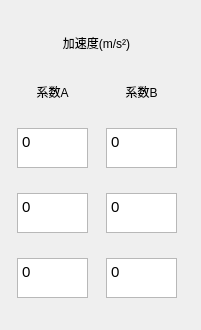
         <widget class="QWidget" name="layoutWidget_4">
          <property name="geometry">
           <rect>
            <x>112</x>
            <y>150</y>
            <width>201</width>
            <height>330</height>
           </rect>
          </property>
          <layout class="QGridLayout" name="gridLayout_10">
           <item row="2" column="1">
            <widget class="QTextBrowser" name="textBrowser_2_x_a_44">
             <property name="minimumSize">
              <size>
               <width>71</width>
               <height>40</height>
              </size>
             </property>
             <property name="maximumSize">
              <size>
               <width>71</width>
               <height>40</height>
              </size>
             </property>
             <property name="font">
              <font>
               <pointsize>11</pointsize>
              </font>
             </property>
             <property name="html">
              <string>&lt;!DOCTYPE HTML PUBLIC &quot;-//W3C//DTD HTML 4.0//EN&quot; &quot;http://www.w3.org/TR/REC-html40/strict.dtd&quot;&gt;
&lt;html&gt;&lt;head&gt;&lt;meta name=&quot;qrichtext&quot; content=&quot;1&quot; /&gt;&lt;style type=&quot;text/css&quot;&gt;
p, li { white-space: pre-wrap; }
&lt;/style&gt;&lt;/head&gt;&lt;body style=&quot; font-family:'SimSun'; font-size:11pt; font-weight:400; font-style:normal;&quot;&gt;
&lt;p style=&quot; margin-top:0px; margin-bottom:0px; margin-left:0px; margin-right:0px; -qt-block-indent:0; text-indent:0px;&quot;&gt;0&lt;/p&gt;&lt;/body&gt;&lt;/html&gt;</string>
             </property>
            </widget>
           </item>
           <item row="3" column="1">
            <widget class="QTextBrowser" name="textBrowser_2_x_a_21">
             <property name="minimumSize">
              <size>
               <width>71</width>
               <height>40</height>
              </size>
             </property>
             <property name="maximumSize">
              <size>
               <width>71</width>
               <height>40</height>
              </size>
             </property>
             <property name="font">
              <font>
               <pointsize>11</pointsize>
              </font>
             </property>
             <property name="html">
              <string>&lt;!DOCTYPE HTML PUBLIC &quot;-//W3C//DTD HTML 4.0//EN&quot; &quot;http://www.w3.org/TR/REC-html40/strict.dtd&quot;&gt;
&lt;html&gt;&lt;head&gt;&lt;meta name=&quot;qrichtext&quot; content=&quot;1&quot; /&gt;&lt;style type=&quot;text/css&quot;&gt;
p, li { white-space: pre-wrap; }
&lt;/style&gt;&lt;/head&gt;&lt;body style=&quot; font-family:'SimSun'; font-size:11pt; font-weight:400; font-style:normal;&quot;&gt;
&lt;p style=&quot; margin-top:0px; margin-bottom:0px; margin-left:0px; margin-right:0px; -qt-block-indent:0; text-indent:0px;&quot;&gt;0&lt;/p&gt;&lt;/body&gt;&lt;/html&gt;</string>
             </property>
            </widget>
           </item>
           <item row="1" column="0">
            <widget class="QLabel" name="label_55">
             <property name="minimumSize">
              <size>
               <width>71</width>
               <height>23</height>
              </size>
             </property>
             <property name="maximumSize">
              <size>
               <width>51</width>
               <height>23</height>
              </size>
             </property>
             <property name="text">
              <string>系数A</string>
             </property>
             <property name="alignment">
              <set>Qt::AlignCenter</set>
             </property>
             <property name="wordWrap">
              <bool>false</bool>
             </property>
            </widget>
           </item>
           <item row="4" column="1">
            <widget class="QTextBrowser" name="textBrowser_2_x_a_43">
             <property name="minimumSize">
              <size>
               <width>71</width>
               <height>40</height>
              </size>
             </property>
             <property name="maximumSize">
              <size>
               <width>71</width>
               <height>40</height>
              </size>
             </property>
             <property name="font">
              <font>
               <pointsize>11</pointsize>
              </font>
             </property>
             <property name="html">
              <string>&lt;!DOCTYPE HTML PUBLIC &quot;-//W3C//DTD HTML 4.0//EN&quot; &quot;http://www.w3.org/TR/REC-html40/strict.dtd&quot;&gt;
&lt;html&gt;&lt;head&gt;&lt;meta name=&quot;qrichtext&quot; content=&quot;1&quot; /&gt;&lt;style type=&quot;text/css&quot;&gt;
p, li { white-space: pre-wrap; }
&lt;/style&gt;&lt;/head&gt;&lt;body style=&quot; font-family:'SimSun'; font-size:11pt; font-weight:400; font-style:normal;&quot;&gt;
&lt;p style=&quot; margin-top:0px; margin-bottom:0px; margin-left:0px; margin-right:0px; -qt-block-indent:0; text-indent:0px;&quot;&gt;0&lt;/p&gt;&lt;/body&gt;&lt;/html&gt;</string>
             </property>
            </widget>
           </item>
           <item row="4" column="0">
            <widget class="QTextBrowser" name="textBrowser_2_x_a_40">
             <property name="minimumSize">
              <size>
               <width>71</width>
               <height>40</height>
              </size>
             </property>
             <property name="maximumSize">
              <size>
               <width>71</width>
               <height>40</height>
              </size>
             </property>
             <property name="font">
              <font>
               <pointsize>11</pointsize>
              </font>
             </property>
             <property name="html">
              <string>&lt;!DOCTYPE HTML PUBLIC &quot;-//W3C//DTD HTML 4.0//EN&quot; &quot;http://www.w3.org/TR/REC-html40/strict.dtd&quot;&gt;
&lt;html&gt;&lt;head&gt;&lt;meta name=&quot;qrichtext&quot; content=&quot;1&quot; /&gt;&lt;style type=&quot;text/css&quot;&gt;
p, li { white-space: pre-wrap; }
&lt;/style&gt;&lt;/head&gt;&lt;body style=&quot; font-family:'SimSun'; font-size:11pt; font-weight:400; font-style:normal;&quot;&gt;
&lt;p style=&quot; margin-top:0px; margin-bottom:0px; margin-left:0px; margin-right:0px; -qt-block-indent:0; text-indent:0px;&quot;&gt;0&lt;/p&gt;&lt;/body&gt;&lt;/html&gt;</string>
             </property>
            </widget>
           </item>
           <item row="1" column="1">
            <widget class="QLabel" name="label_56">
             <property name="minimumSize">
              <size>
               <width>71</width>
               <height>23</height>
              </size>
             </property>
             <property name="maximumSize">
              <size>
               <width>51</width>
               <height>23</height>
              </size>
             </property>
             <property name="text">
              <string>系数B</string>
             </property>
             <property name="alignment">
              <set>Qt::AlignCenter</set>
             </property>
            </widget>
           </item>
           <item row="3" column="0">
            <widget class="QTextBrowser" name="textBrowser_2_x_a_42">
             <property name="minimumSize">
              <size>
               <width>71</width>
               <height>40</height>
              </size>
             </property>
             <property name="maximumSize">
              <size>
               <width>71</width>
               <height>40</height>
              </size>
             </property>
             <property name="font">
              <font>
               <pointsize>11</pointsize>
              </font>
             </property>
             <property name="html">
              <string>&lt;!DOCTYPE HTML PUBLIC &quot;-//W3C//DTD HTML 4.0//EN&quot; &quot;http://www.w3.org/TR/REC-html40/strict.dtd&quot;&gt;
&lt;html&gt;&lt;head&gt;&lt;meta name=&quot;qrichtext&quot; content=&quot;1&quot; /&gt;&lt;style type=&quot;text/css&quot;&gt;
p, li { white-space: pre-wrap; }
&lt;/style&gt;&lt;/head&gt;&lt;body style=&quot; font-family:'SimSun'; font-size:11pt; font-weight:400; font-style:normal;&quot;&gt;
&lt;p style=&quot; margin-top:0px; margin-bottom:0px; margin-left:0px; margin-right:0px; -qt-block-indent:0; text-indent:0px;&quot;&gt;0&lt;/p&gt;&lt;/body&gt;&lt;/html&gt;</string>
             </property>
            </widget>
           </item>
           <item row="0" column="0" colspan="2">
            <widget class="QLabel" name="label_54">
             <property name="minimumSize">
              <size>
               <width>159</width>
               <height>23</height>
              </size>
             </property>
             <property name="maximumSize">
              <size>
               <width>148</width>
               <height>25</height>
              </size>
             </property>
             <property name="text">
              <string>加速度(m/s²)</string>
             </property>
             <property name="alignment">
              <set>Qt::AlignCenter</set>
             </property>
            </widget>
           </item>
           <item row="2" column="0">
            <widget class="QTextBrowser" name="textBrowser_2_x_a_25">
             <property name="minimumSize">
              <size>
               <width>71</width>
               <height>40</height>
              </size>
             </property>
             <property name="maximumSize">
              <size>
               <width>71</width>
               <height>40</height>
              </size>
             </property>
             <property name="font">
              <font>
               <pointsize>11</pointsize>
              </font>
             </property>
             <property name="html">
              <string>&lt;!DOCTYPE HTML PUBLIC &quot;-//W3C//DTD HTML 4.0//EN&quot; &quot;http://www.w3.org/TR/REC-html40/strict.dtd&quot;&gt;
&lt;html&gt;&lt;head&gt;&lt;meta name=&quot;qrichtext&quot; content=&quot;1&quot; /&gt;&lt;style type=&quot;text/css&quot;&gt;
p, li { white-space: pre-wrap; }
&lt;/style&gt;&lt;/head&gt;&lt;body style=&quot; font-family:'SimSun'; font-size:11pt; font-weight:400; font-style:normal;&quot;&gt;
&lt;p style=&quot; margin-top:0px; margin-bottom:0px; margin-left:0px; margin-right:0px; -qt-block-indent:0; text-indent:0px;&quot;&gt;0&lt;/p&gt;&lt;/body&gt;&lt;/html&gt;</string>
             </property>
            </widget>
           </item>
          </layout>
         </widget>
